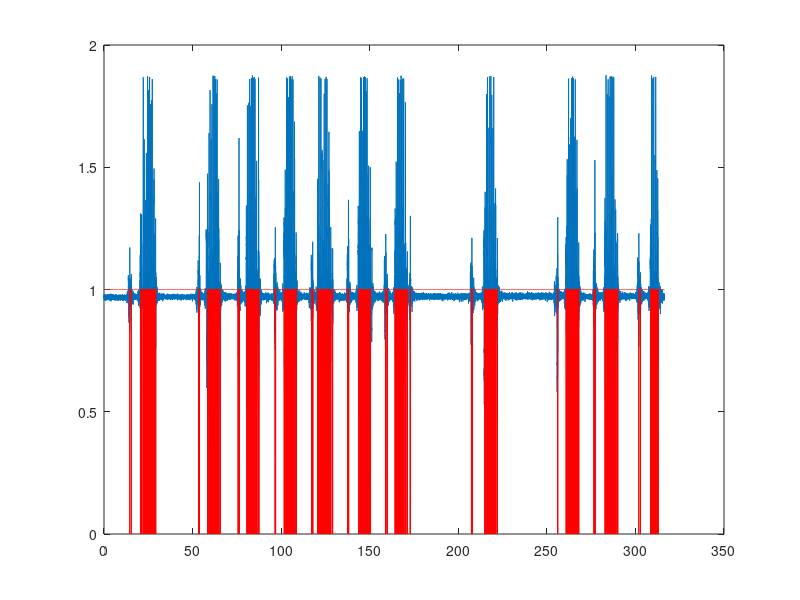
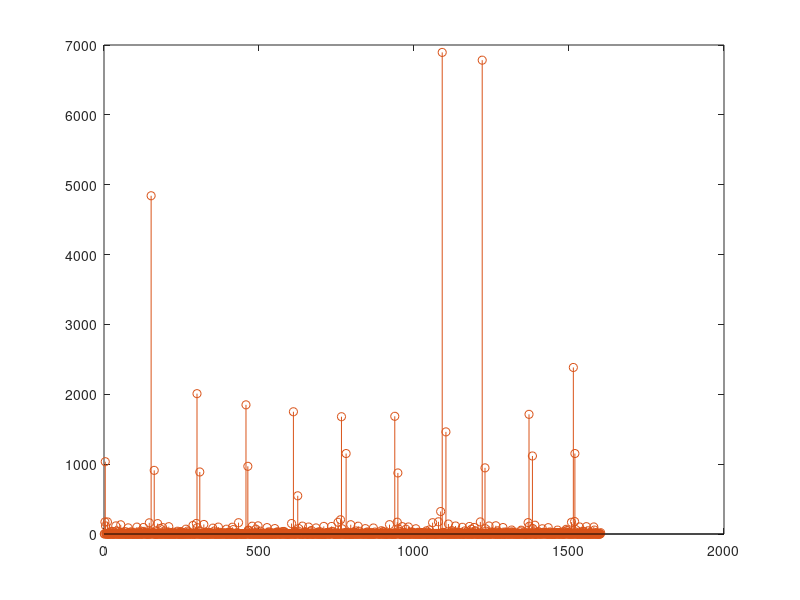
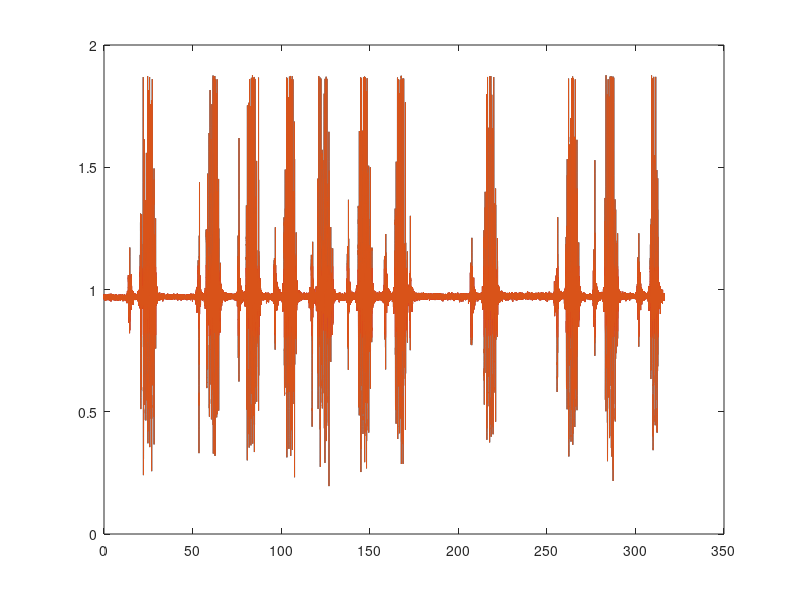

Here is the MATLAB script that generated these plots, in order: (Note: this script raises an error after producing the figures.)
clear all; close all; clc;

load('acc_shank_RK55.mat');

% Set tuning parameter for peak detection in acceleration signal, that is, 
% threshold and minimum number of samples between standing and walking.
threshold_pos = 1.05;    
threshold_neg = -0.9;
diff_threshold = 0.05; %0.05
gap = 390;

% Find all peaks greater than threshold.
[peak_values_l, peak_locations_l] = findpeaks(a_Z_left_shank_1_C, ...
                                              'minpeakheight', threshold_pos);
[peak_values_r, peak_locations_r] = findpeaks(a_Z_right_shank_1_C, ...
                                              'minpeakheight', threshold_pos);
                                         

plot(time_GW, a_Z_left_shank_1_C);
hold on;
plot(time_GW(1:end-1), diff(a_Z_left_shank_1_C) < diff_threshold, 'r');

figure();
plot(time_GW, a_Z_right_shank_1_C);
hold on;
plot(time_GW(1:end-1), diff(a_Z_right_shank_1_C) < diff_threshold, 'r');

%%
diff_vec_l = diff(a_Z_left_shank_1_C) < diff_threshold;
diff_vec_r = diff(a_Z_right_shank_1_C) < diff_threshold;

ind_vec_l = find(diff_vec_l == 0);
ind_vec_r = find(diff_vec_r == 0);

close all;
stem(diff(ind_vec_l));

figure();
stem(diff(ind_vec_r));

%%
close all;
plot(time_GW, a_Z_left_shank_1_C);
hold on;
plot(time_GW(find((a_Z_left_shank_1_C < 1.1)&(a_Z_left_shank_1_C > 0.8))), a_Z_left_shank_1_C(find((a_Z_left_shank_1_C < 1.1)&(a_Z_left_shank_1_C > 0.8))), 'r');
%%

% Detect the last peak before a gap of more than gap samples.
last_first_peaks_l = ind_vec_l(diff(ind_vec_l) > gap);
last_first_peaks_r = ind_vec_r(diff(ind_vec_r) > gap);

close all;

plot(time_GW, a_Z_left_shank_1_C);
hold on;
% Vertical line at the location of sync_peaks.
hx = graph2d.constantline(time_GW(last_first_peaks_l), 'LineStyle',':', 'LineWidth', 1 , 'Color',[.7 .7 .7]);
changedependvar(hx,'x');

figure();
plot(time_GW, a_Z_right_shank_1_C);
hold on;
% Vertical line at the location of sync_peaks.
hx = graph2d.constantline(time_GW(last_first_peaks_r), 'LineStyle',':', 'LineWidth', 1 , 'Color',[.7 .7 .7]);
changedependvar(hx,'x');

%%

% Store every second peak, that is the one at the end of the first step 
% onto the force plate.
last_peaks_l = last_first_peaks_l(1:2:length(last_first_peaks_l));
last_peaks_r = last_first_peaks_r(1:2:length(last_first_peaks_r));

% Store every second peak, that is the one at the end of the first step 
% onto the force plate.
cycle_end_l = last_first_peaks_l(2:2:length(last_first_peaks_l));
cycle_end_r = last_first_peaks_r(2:2:length(last_first_peaks_r));

% Compute number of cycles.
n_cycles = length(last_peaks_l);

% Initialise variables.
sync_peaks_l = 1:n_cycles;
neg_peaks_l = 1:n_cycles;
start_p_l = 1:n_cycles;
end_p_l = 1:n_cycles;
sync_peaks_r = 1:n_cycles;
neg_peaks_r = 1:n_cycles;
start_p_r = 1:n_cycles;
end_p_r = 1:n_cycles;

close all;
subplot(2, 1, 1);
plot(time_GW, a_Z_left_shank_1_C);
hold on;
plot(time_GW(last_peaks_l), a_Z_left_shank_1_C(last_peaks_l), 'r.', 'markersize', 20);
% Vertical line at the location of sync_peaks.
hx = graph2d.constantline(time_GW(last_peaks_l), 'LineStyle',':', 'LineWidth', 1 , 'Color',[.7 .7 .7]);
changedependvar(hx,'x');
     
subplot(2, 1, 2);
plot(time_GW, a_Z_right_shank_1_C);
hold on;
plot(time_GW(last_peaks_r), a_Z_right_shank_1_C(last_peaks_r), 'r.', 'markersize', 20);
% Vertical line at the location of sync_peaks.
hx = graph2d.constantline(time_GW(last_peaks_r), 'LineStyle',':', 'LineWidth', 1 , 'Color',[.7 .7 .7]);
changedependvar(hx,'x');

%%

for cycle = 1:9

%---Left shank---%

% Set interval.
start_p_l(cycle) = last_peaks_l(cycle) - 600;
end_p_l(cycle) = last_peaks_l(cycle) + 100;
                                  
% Find all peaks smaller than threshold in the interval specified by start_p and end_p.
[neg_peak_values_int_l, neg_peak_locations_int_l] = findpeaks(-a_Z_left_shank_1_C(start_p_l(cycle):end_p_l(cycle)), ...
                                              'minpeakheight', threshold_neg);

% Store the index of the highest peak in a.                                      
neg_peaks_l(cycle) = find(a_Z_left_shank_1_C(start_p_l(cycle):end_p_l(cycle)) == -max(neg_peak_values_int_l), 1, 'last') + start_p_l(cycle) - 1;
                                     
 
 % Find all peaks greater than threshold in the interval specified by a and
 % end_p
[peak_values_int_l, peak_locations_int_l] = findpeaks(a_Z_left_shank_1_C(neg_peaks_l(cycle):end_p_l(cycle)), ...
                                              'minpeakheight', threshold_pos);

% Store the index of the highest peak in a.                                      
sync_peaks_l(cycle) = find(a_Z_left_shank_1_C(neg_peaks_l(cycle):end_p_l(cycle)) == max(peak_values_int_l), 1, 'first') + neg_peaks_l(cycle) - 1;


%---Right shank---%

% Set interval.
start_p_r(cycle) = last_peaks_r(cycle) - 600;
end_p_r(cycle) = last_peaks_r(cycle) + 100;
                                  
% Find all peaks smaller than threshold in the interval specified by start_p and end_p.
[neg_peak_values_int_r, neg_peak_locations_int_r] = findpeaks(-a_Z_right_shank_1_C(start_p_r(cycle):end_p_r(cycle)), ...
                                              'minpeakheight', threshold_neg);

% Store the index of the highest peak in a.                                      
neg_peaks_r(cycle) = find(a_Z_right_shank_1_C(start_p_r(cycle):end_p_r(cycle)) == -max(neg_peak_values_int_r), 1, 'last') + start_p_r(cycle) - 1;
                                     
 
 % Find all peaks greater than threshold in the interval specified by a and
 % end_p
[peak_values_int_r, peak_locations_int_r] = findpeaks(a_Z_right_shank_1_C(neg_peaks_r(cycle):end_p_r(cycle)), ...
                                              'minpeakheight', threshold_pos);

% Store the index of the highest peak in a.                                      
sync_peaks_r(cycle) = find(a_Z_right_shank_1_C(neg_peaks_r(cycle):end_p_r(cycle)) == max(peak_values_int_r), 1, 'first') + neg_peaks_r(cycle) - 1;


end


close all;

subplot(2, 1, 1);
plot(time_GW, a_Z_left_shank_1_C);
hold on;
plot(time_GW(sync_peaks_l), a_Z_left_shank_1_C(sync_peaks_l), 'r.', 'markersize', 30);
plot(time_GW(neg_peaks_l), a_Z_left_shank_1_C(neg_peaks_l), 'm.', 'markersize', 20);
plot(time_GW(last_peaks_l), a_Z_left_shank_1_C(last_peaks_l), 'g.', 'markersize', 20);
     
subplot(2, 1, 2);
plot(time_GW, a_Z_right_shank_1_C);
hold on;
plot(time_GW(sync_peaks_r), a_Z_right_shank_1_C(sync_peaks_r), 'r.', 'markersize', 30);
plot(time_GW(neg_peaks_r), a_Z_right_shank_1_C(neg_peaks_r), 'm.', 'markersize', 20);
plot(time_GW(last_peaks_r), a_Z_right_shank_1_C(last_peaks_r), 'g.', 'markersize', 20);
